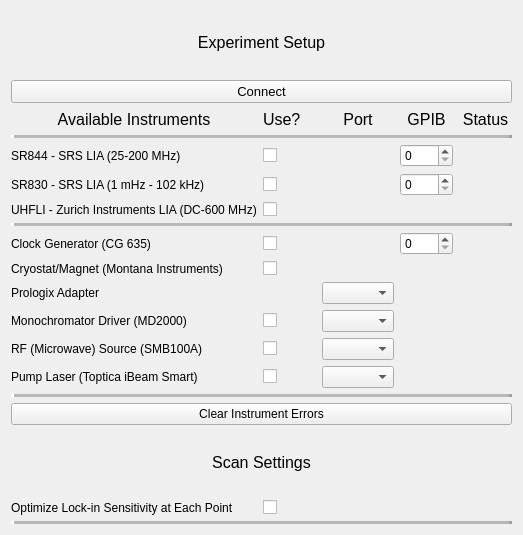
         <widget class="QWidget" name="scrollAreaWidgetContents_3">
          <property name="geometry">
           <rect>
            <x>0</x>
            <y>0</y>
            <width>523</width>
            <height>535</height>
           </rect>
          </property>
          <layout class="QGridLayout" name="gridLayout_8">
           <item row="5" column="4">
            <widget class="QLabel" name="status_ind_sr830">
             <property name="text">
              <string>&lt;html&gt;&lt;head/&gt;&lt;body&gt;&lt;p&gt;&lt;img src=&quot;:/led_icons/GREEN_LED_ON.png&quot;/&gt;&lt;/p&gt;&lt;/body&gt;&lt;/html&gt;</string>
             </property>
             <property name="alignment">
              <set>Qt::AlignCenter</set>
             </property>
            </widget>
           </item>
           <item row="12" column="2">
            <widget class="QComboBox" name="md2000_com_port_cmb"/>
           </item>
           <item row="11" column="0">
            <widget class="QLabel" name="label_84">
             <property name="text">
              <string>Prologix Adapter</string>
             </property>
            </widget>
           </item>
           <item row="2" column="4">
            <widget class="QLabel" name="label_38">
             <property name="font">
              <font>
               <pointsize>12</pointsize>
              </font>
             </property>
             <property name="text">
              <string>Status</string>
             </property>
             <property name="alignment">
              <set>Qt::AlignCenter</set>
             </property>
            </widget>
           </item>
           <item row="18" column="0" colspan="5">
            <widget class="QPushButton" name="clear_instr_errors_btn">
             <property name="text">
              <string>Clear Instrument Errors</string>
             </property>
            </widget>
           </item>
           <item row="4" column="1">
            <widget class="QCheckBox" name="sr844_checkbox">
             <property name="layoutDirection">
              <enum>Qt::LeftToRight</enum>
             </property>
             <property name="text">
              <string/>
             </property>
            </widget>
           </item>
           <item row="5" column="3">
            <widget class="CustomSpinBox" name="sr830_gpib_address_spbx">
             <property name="keyboardTracking">
              <bool>false</bool>
             </property>
            </widget>
           </item>
           <item row="11" column="2">
            <widget class="QComboBox" name="prologix_com_port_cmb"/>
           </item>
           <item row="7" column="0" colspan="5">
            <widget class="QFrame" name="frame_4">
             <property name="frameShape">
              <enum>QFrame::HLine</enum>
             </property>
             <property name="frameShadow">
              <enum>QFrame::Raised</enum>
             </property>
             <property name="lineWidth">
              <number>3</number>
             </property>
             <property name="midLineWidth">
              <number>5</number>
             </property>
            </widget>
           </item>
           <item row="1" column="0" colspan="5">
            <widget class="QPushButton" name="connect_instr_btn">
             <property name="font">
              <font>
               <pointsize>10</pointsize>
              </font>
             </property>
             <property name="whatsThis">
              <string/>
             </property>
             <property name="layoutDirection">
              <enum>Qt::LeftToRight</enum>
             </property>
             <property name="text">
              <string>Connect</string>
             </property>
             <property name="icon">
              <iconset>
               <normaloff>../../../../../../../../.designer/backup/connect_icon.png</normaloff>../../../../../../../../.designer/backup/connect_icon.png</iconset>
             </property>
             <property name="iconSize">
              <size>
               <width>30</width>
               <height>30</height>
              </size>
             </property>
            </widget>
           </item>
           <item row="21" column="0" colspan="5">
            <widget class="QFrame" name="frame_10">
             <property name="frameShape">
              <enum>QFrame::HLine</enum>
             </property>
             <property name="frameShadow">
              <enum>QFrame::Raised</enum>
             </property>
             <property name="lineWidth">
              <number>3</number>
             </property>
             <property name="midLineWidth">
              <number>5</number>
             </property>
            </widget>
           </item>
           <item row="6" column="4">
            <widget class="QLabel" name="status_ind_uhfli">
             <property name="text">
              <string>&lt;html&gt;&lt;head/&gt;&lt;body&gt;&lt;p&gt;&lt;img src=&quot;:/led_icons/RED_LED_OFF.png&quot;/&gt;&lt;/p&gt;&lt;/body&gt;&lt;/html&gt;</string>
             </property>
             <property name="alignment">
              <set>Qt::AlignCenter</set>
             </property>
            </widget>
           </item>
           <item row="2" column="3">
            <widget class="QLabel" name="label_85">
             <property name="font">
              <font>
               <pointsize>12</pointsize>
              </font>
             </property>
             <property name="text">
              <string>GPIB</string>
             </property>
             <property name="alignment">
              <set>Qt::AlignCenter</set>
             </property>
            </widget>
           </item>
           <item row="9" column="3">
            <widget class="CustomSpinBox" name="cg635_gpib_spbx">
             <property name="keyboardTracking">
              <bool>false</bool>
             </property>
            </widget>
           </item>
           <item row="15" column="1">
            <widget class="QCheckBox" name="toptica_checkbox">
             <property name="layoutDirection">
              <enum>Qt::LeftToRight</enum>
             </property>
             <property name="text">
              <string/>
             </property>
            </widget>
           </item>
           <item row="2" column="2">
            <widget class="QLabel" name="label_57">
             <property name="font">
              <font>
               <pointsize>12</pointsize>
              </font>
             </property>
             <property name="text">
              <string>Port</string>
             </property>
             <property name="alignment">
              <set>Qt::AlignCenter</set>
             </property>
            </widget>
           </item>
           <item row="12" column="0">
            <widget class="QLabel" name="label_24">
             <property name="text">
              <string>Monochromator Driver (MD2000)</string>
             </property>
            </widget>
           </item>
           <item row="20" column="1">
            <widget class="QCheckBox" name="scan_auto_sens_checkbox">
             <property name="layoutDirection">
              <enum>Qt::LeftToRight</enum>
             </property>
             <property name="text">
              <string/>
             </property>
            </widget>
           </item>
           <item row="9" column="1">
            <widget class="QCheckBox" name="cg635_checkbox">
             <property name="layoutDirection">
              <enum>Qt::LeftToRight</enum>
             </property>
             <property name="text">
              <string/>
             </property>
            </widget>
           </item>
           <item row="12" column="4">
            <widget class="QLabel" name="status_ind_md2000">
             <property name="text">
              <string>&lt;html&gt;&lt;head/&gt;&lt;body&gt;&lt;p&gt;&lt;img src=&quot;:/led_icons/RED_LED_ON.png&quot;/&gt;&lt;/p&gt;&lt;/body&gt;&lt;/html&gt;</string>
             </property>
             <property name="alignment">
              <set>Qt::AlignCenter</set>
             </property>
            </widget>
           </item>
           <item row="15" column="4">
            <widget class="QLabel" name="status_ind_toptica">
             <property name="text">
              <string>&lt;html&gt;&lt;head/&gt;&lt;body&gt;&lt;p&gt;&lt;img src=&quot;:/led_icons/RED_LED_OFF.png&quot;/&gt;&lt;/p&gt;&lt;/body&gt;&lt;/html&gt;</string>
             </property>
             <property name="alignment">
              <set>Qt::AlignCenter</set>
             </property>
            </widget>
           </item>
           <item row="4" column="0">
            <widget class="QLabel" name="label_22">
             <property name="text">
              <string>SR844 - SRS LIA (25-200 MHz)</string>
             </property>
            </widget>
           </item>
           <item row="9" column="4">
            <widget class="QLabel" name="status_ind_cg635">
             <property name="text">
              <string>&lt;html&gt;&lt;head/&gt;&lt;body&gt;&lt;p&gt;&lt;img src=&quot;:/led_icons/RED_LED_OFF.png&quot;/&gt;&lt;/p&gt;&lt;/body&gt;&lt;/html&gt;</string>
             </property>
             <property name="alignment">
              <set>Qt::AlignCenter</set>
             </property>
            </widget>
           </item>
           <item row="4" column="4">
            <widget class="QLabel" name="status_ind_sr844">
             <property name="text">
              <string>&lt;html&gt;&lt;head/&gt;&lt;body&gt;&lt;p&gt;&lt;img src=&quot;:/led_icons/RED_LED_OFF.png&quot;/&gt;&lt;/p&gt;&lt;/body&gt;&lt;/html&gt;</string>
             </property>
             <property name="alignment">
              <set>Qt::AlignCenter</set>
             </property>
            </widget>
           </item>
           <item row="16" column="0" colspan="5">
            <widget class="QFrame" name="frame_5">
             <property name="frameShape">
              <enum>QFrame::HLine</enum>
             </property>
             <property name="frameShadow">
              <enum>QFrame::Raised</enum>
             </property>
             <property name="lineWidth">
              <number>3</number>
             </property>
             <property name="midLineWidth">
              <number>5</number>
             </property>
            </widget>
           </item>
           <item row="5" column="1">
            <widget class="QCheckBox" name="sr830_checkbox">
             <property name="layoutDirection">
              <enum>Qt::LeftToRight</enum>
             </property>
             <property name="text">
              <string/>
             </property>
            </widget>
           </item>
           <item row="5" column="0">
            <widget class="QLabel" name="label_23">
             <property name="text">
              <string>SR830 - SRS LIA (1 mHz - 102 kHz) </string>
             </property>
            </widget>
           </item>
           <item row="13" column="2">
            <widget class="QComboBox" name="smb100a_com_port_cmb"/>
           </item>
           <item row="13" column="1">
            <widget class="QCheckBox" name="smb100a_checkbox">
             <property name="layoutDirection">
              <enum>Qt::LeftToRight</enum>
             </property>
             <property name="text">
              <string/>
             </property>
            </widget>
           </item>
           <item row="6" column="0">
            <widget class="QLabel" name="label_13">
             <property name="text">
              <string>UHFLI - Zurich Instruments LIA (DC-600 MHz)</string>
             </property>
            </widget>
           </item>
           <item row="4" column="3">
            <widget class="CustomSpinBox" name="sr844_gpib_address_spbx">
             <property name="keyboardTracking">
              <bool>false</bool>
             </property>
            </widget>
           </item>
           <item row="0" column="0" colspan="5">
            <widget class="QLabel" name="label_29">
             <property name="font">
              <font>
               <pointsize>12</pointsize>
              </font>
             </property>
             <property name="text">
              <string>Experiment Setup</string>
             </property>
             <property name="alignment">
              <set>Qt::AlignCenter</set>
             </property>
            </widget>
           </item>
           <item row="15" column="0">
            <widget class="QLabel" name="label_28">
             <property name="text">
              <string>Pump Laser (Toptica iBeam Smart)</string>
             </property>
            </widget>
           </item>
           <item row="13" column="0">
            <widget class="QLabel" name="label_26">
             <property name="text">
              <string>RF (Microwave) Source (SMB100A)</string>
             </property>
            </widget>
           </item>
           <item row="15" column="2">
            <widget class="QComboBox" name="toptica_com_port_cmb"/>
           </item>
           <item row="19" column="0" colspan="5">
            <widget class="QLabel" name="label_50">
             <property name="font">
              <font>
               <pointsize>12</pointsize>
              </font>
             </property>
             <property name="text">
              <string>Scan Settings</string>
             </property>
             <property name="alignment">
              <set>Qt::AlignCenter</set>
             </property>
            </widget>
           </item>
           <item row="20" column="0">
            <widget class="QLabel" name="label_74">
             <property name="text">
              <string>Optimize Lock-in Sensitivity at Each Point</string>
             </property>
            </widget>
           </item>
           <item row="12" column="1">
            <widget class="QCheckBox" name="md2000_checkbox">
             <property name="layoutDirection">
              <enum>Qt::LeftToRight</enum>
             </property>
             <property name="text">
              <string/>
             </property>
            </widget>
           </item>
           <item row="9" column="0">
            <widget class="QLabel" name="label_25">
             <property name="text">
              <string>Clock Generator (CG 635)</string>
             </property>
            </widget>
           </item>
           <item row="13" column="4">
            <widget class="QLabel" name="status_ind_smb100a">
             <property name="text">
              <string>&lt;html&gt;&lt;head/&gt;&lt;body&gt;&lt;p&gt;&lt;img src=&quot;:/led_icons/RED_LED_OFF.png&quot;/&gt;&lt;/p&gt;&lt;/body&gt;&lt;/html&gt;</string>
             </property>
             <property name="alignment">
              <set>Qt::AlignCenter</set>
             </property>
            </widget>
           </item>
           <item row="6" column="1">
            <widget class="QCheckBox" name="uhfli_checkbox">
             <property name="text">
              <string/>
             </property>
            </widget>
           </item>
           <item row="2" column="1">
            <widget class="QLabel" name="label_37">
             <property name="font">
              <font>
               <pointsize>12</pointsize>
              </font>
             </property>
             <property name="text">
              <string>Use?</string>
             </property>
            </widget>
           </item>
           <item row="2" column="0">
            <widget class="QLabel" name="label_21">
             <property name="maximumSize">
              <size>
               <width>16777215</width>
               <height>20</height>
              </size>
             </property>
             <property name="font">
              <font>
               <pointsize>12</pointsize>
              </font>
             </property>
             <property name="text">
              <string>Available Instruments</string>
             </property>
             <property name="alignment">
              <set>Qt::AlignCenter</set>
             </property>
            </widget>
           </item>
           <item row="3" column="0" colspan="5">
            <widget class="QFrame" name="frame_3">
             <property name="frameShape">
              <enum>QFrame::HLine</enum>
             </property>
             <property name="frameShadow">
              <enum>QFrame::Raised</enum>
             </property>
             <property name="lineWidth">
              <number>3</number>
             </property>
             <property name="midLineWidth">
              <number>5</number>
             </property>
            </widget>
           </item>
           <item row="10" column="0">
            <widget class="QLabel" name="label_27">
             <property name="text">
              <string>Cryostat/Magnet (Montana Instruments)</string>
             </property>
            </widget>
           </item>
           <item row="10" column="1">
            <widget class="QCheckBox" name="cryostat_checkbox">
             <property name="layoutDirection">
              <enum>Qt::LeftToRight</enum>
             </property>
             <property name="text">
              <string/>
             </property>
            </widget>
           </item>
           <item row="10" column="4">
            <widget class="QLabel" name="status_ind_cryostat">
             <property name="text">
              <string>&lt;html&gt;&lt;head/&gt;&lt;body&gt;&lt;p&gt;&lt;img src=&quot;:/led_icons/RED_LED_OFF.png&quot;/&gt;&lt;/p&gt;&lt;/body&gt;&lt;/html&gt;</string>
             </property>
             <property name="alignment">
              <set>Qt::AlignCenter</set>
             </property>
            </widget>
           </item>
          </layout>
         </widget>
